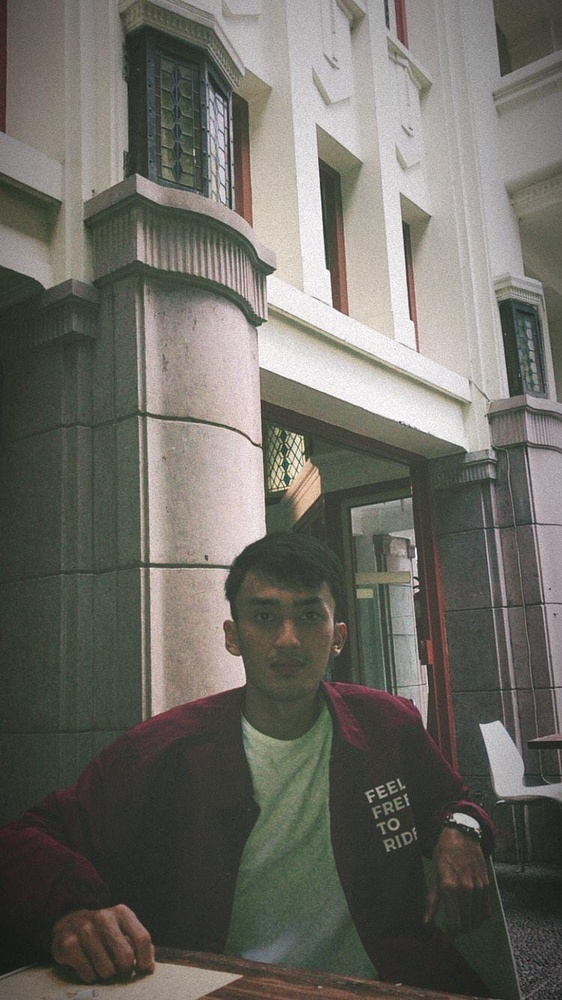
#> input picture tugas.jpeg, 562 x 1000 px, shrunk from 750 x 1334 before the run
$ python prak9.4.Laplacian.py   (older library calls are emulated)
#> lines starting #> are read from the running program, lines starting #| are printed output that depends on the picture
import cv2
from matplotlib import pyplot as plt

# baca gambar
img0 = cv2.imread('tugas.jpeg')
#> img0 is the input picture: shape (1000, 562, 3); mean B, G, R 99.7, 106.8, 108.4

# konversi ke grays
gray = cv2.cvtColor(img0, cv2.COLOR_BGR2GRAY)
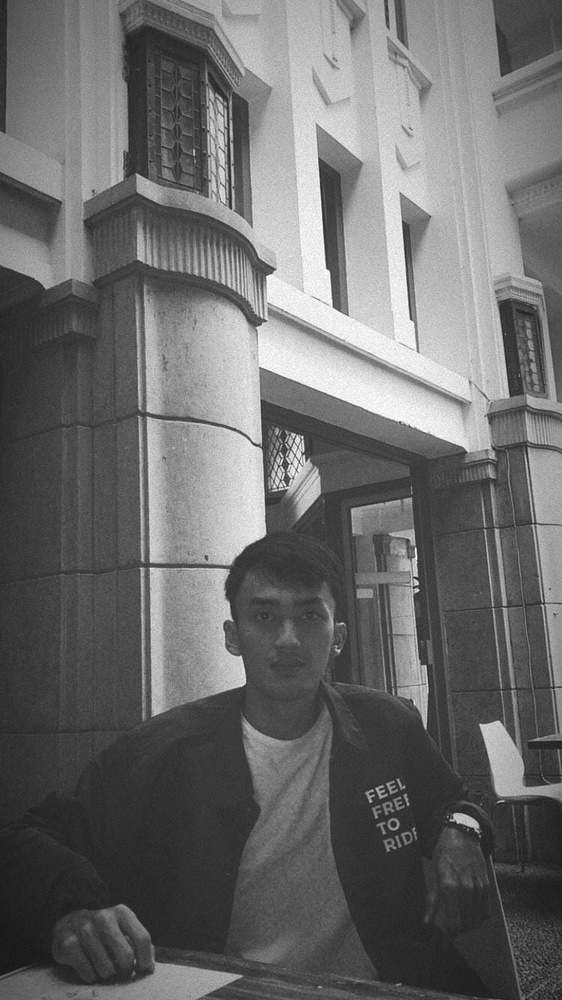
#> gray: shape (1000, 562); min 19, max 255, mean 106.5

# hilangkan noise
img = cv2.GaussianBlur(gray, (3, 3), 0)

# konvolusi dengan kernel
laplacian = cv2.Laplacian(img, cv2.CV_64F)
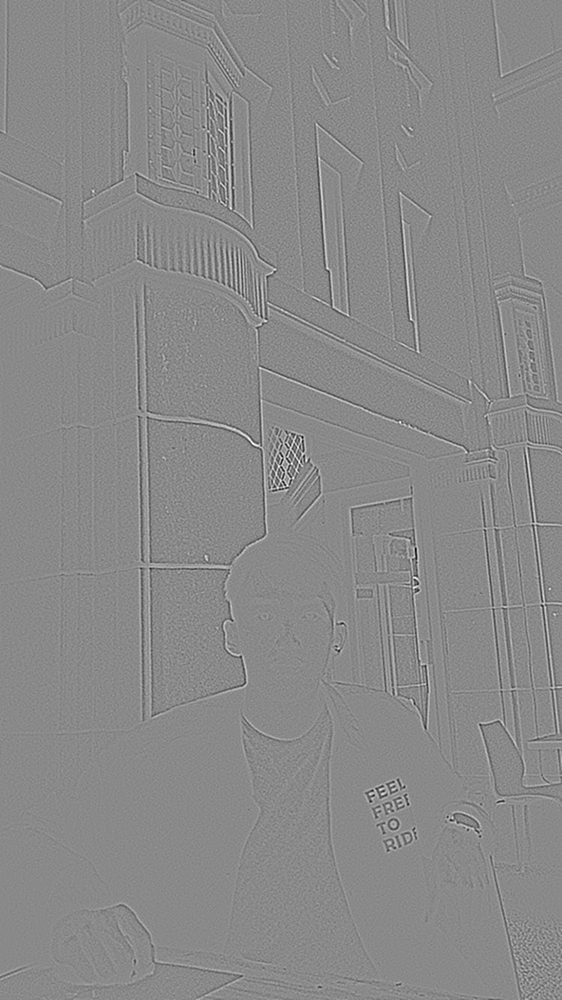
#> laplacian: shape (1000, 562) float64; min -109, max 93, mean 0; drawn with min black and max white

# tampilkan dengan matplotlib
plt.subplot(1, 2, 1), plt.imshow(img, cmap='gray')
plt.title('Original'), plt.xticks([]), plt.yticks([])
plt.subplot(1, 2, 2), plt.imshow(laplacian, cmap='gray')
plt.title('Laplacian'), plt.xticks([]), plt.yticks([])
plt.show()
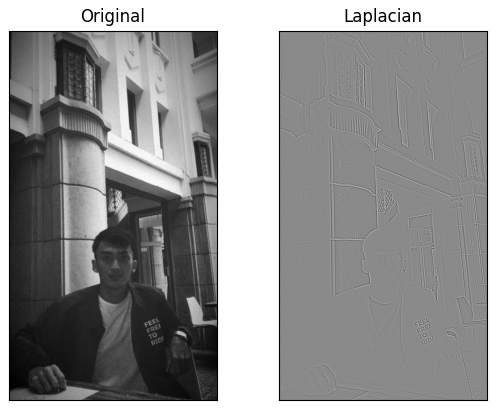
#> figure drawn by matplotlib, 2 panels
